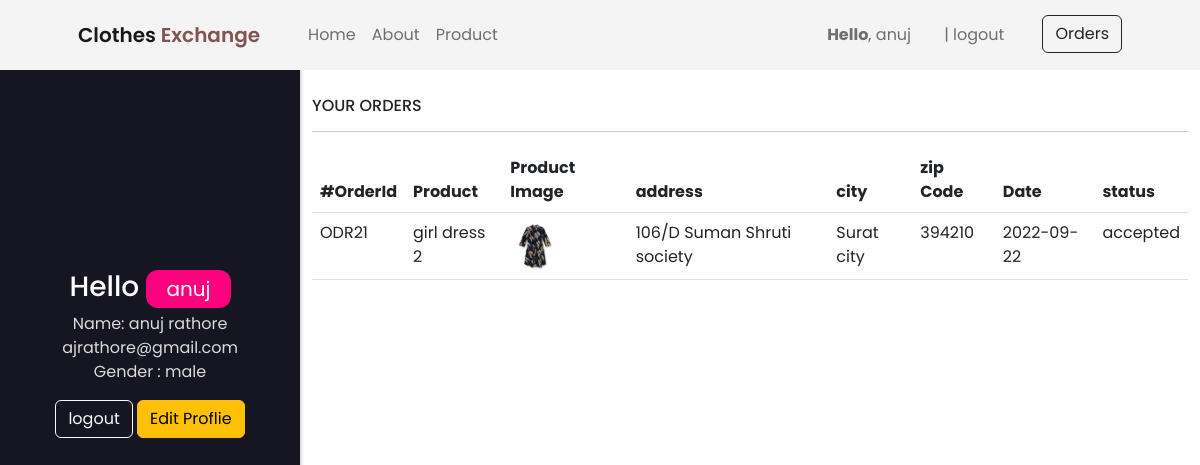
Screenshot of /profile.php (signed in) with the database file from the repository.
### tables this page shows
CREATE TABLE `users` (
  `id` int(11) NOT NULL,
  `first_name` varchar(200) NOT NULL,
  `last_name` varchar(200) NOT NULL,
  `email` varchar(200) NOT NULL,
  `gender` varchar(10) NOT NULL,
  `password` varchar(20) NOT NULL,
  `is_admin` tinyint(1) NOT NULL DEFAULT 0
);

CREATE TABLE `exchangeform` (
  `exchange_id` int(11) NOT NULL,
  `user_id` int(11) NOT NULL,
  `prod_id` int(11) NOT NULL,
  `address` text NOT NULL,
  `phone` varchar(12) NOT NULL,
  `city` varchar(200) NOT NULL,
  `zip_code` int(11) NOT NULL,
  `pick_date` date NOT NULL DEFAULT current_timestamp(),
  `status` varchar(200) NOT NULL DEFAULT 'pending'
);

CREATE TABLE `product` (
  `pid` int(10) NOT NULL,
  `name` varchar(50) DEFAULT NULL,
  `exchange` float DEFAULT NULL,
  `des` text NOT NULL,
  `pic` varchar(100) DEFAULT NULL
);

### profile.php (the view, shortened to what this page needs)
<!DOCTYPE html>
<html lang="en">
<head>
    <link href="https://cdn.jsdelivr.net/npm/bootstrap-icons@1.5.0/font/bootstrap-icons.css" rel="stylesheet" />
    <link href="css/bootstrap.min.css" rel="stylesheet" />
    <link rel="stylesheet" href="css/style.css">
</head>
<body>
    <?php
    include "conn.php";
    $email = $_SESSION['user'];
    $sql = "SELECT * FROM users WHERE email = '$email' ";
    $res = mysqli_query($conn, $sql);
    if (mysqli_num_rows($res) === 1) {
        $row = mysqli_fetch_assoc($res);
    }
    $cuid = $_SESSION['id'];
    $sql2 = "SELECT * FROM exchangeform WHERE user_id ='$cuid' ";
    $result2 = mysqli_query($conn, $sql2);
    if (mysqli_num_rows($result2) > 0) {
        $data2 = array();
        while ($rows = mysqli_fetch_assoc($result2)) {
            $data2[] = $rows;
        }
    }
    ?>
    <?php if (isset($_SESSION['user'])) { ?>
        <nav class="navbar navbar-expand-lg navbar-light bg-light">
            <div class="container px-4 px-lg-5">
                <a class="navbar-brand" href="index.html" style="font-weight:600 ;">Clothes <span style="color:#835353;"> Exchange</span></a>
                <div class="collapse navbar-collapse" id="navbarSupportedContent">
                    <ul class="navbar-nav me-auto mb-2 mb-lg-0 ms-lg-4">
                        <li class="nav-item"><a class="nav-link " aria-current="page" href="index.php">Home</a></li>
                        <li class="nav-item"><a class="nav-link" href="about.php">About</a></li>
                        <li class="nav-item"><a class="nav-link" href="product.php">Product</a></li>
                    </ul>
                    <div class="d-flex">
                        <ul class="navbar-nav me-auto mb-2 mb-lg-0 ms-lg-4">
                            <?php if (isset($_SESSION['user'])) { ?>
                                <li class="nav-item"><a class="nav-link" href=""><b>Hello</b>, <?php echo $_SESSION['name'] ?></a> </li>
                                <li class="nav-item"><a class="nav-link" href="logout.php"> &nbsp;&nbsp;&nbsp;&nbsp;| logout</a></li>
                                <form style="margin-left:30px">
                             <a class="btn btn-outline-dark" href="order.php">
                                    Orders
                            </a>
                            </form>
                            <?php } else { ?>
                                <li class="nav-item"><a class="nav-link" href="login.php">Login</a></li>
                                <li class="nav-item"><a class="nav-link" href="signup.php">Signup</a></li>
                            <?php } ?>
                        </ul>
                    </div>
                </div>
            </div>
        </nav>
        <div class="container-fluid">
            <div class="row">
                <div class="col-lg-3 profile-info">
                    <div class="pro-pic-bx">
                    </div>
                    <h3>Hello <span><?php echo $row['first_name']; ?></span></h3>
                    <p>Name: <?php echo $row['first_name'] . " " . $row['last_name']; ?><br><?php echo $row['email']; ?> <br>Gender : <?php echo $row['gender']; ?></p>
                    <a href="logout.php" class="btn btn-outline-light">logout</a>
                    <form action="edit_profile.php" method="post" style="display:inline-block;">
                        <input type="submit" class="btn btn-warning" value="Edit Proflie">
                    </form>
                </div>
                <div class="col-lg-9 mt-5 pt-5">
                    <h6>YOUR ORDERS</h6>
                    <hr>
                    <?php if (empty($data2)) {  ?>
                        <div style="text-align:center;margin-top:100px">
                        <p>No orders yet <br>
                        Go to product and grab deals </p>
                        <a href="product.php" class="btn btn-warning">Shopping</a>
                        </div>
                    <?php } else { ?>
                        <table class="table">
                        <thead>
                                <tr>
                                    <th scope="col">#OrderId</th>
                                    <th scope="col">Product</th>
                                    <th scope="col">Product Image</th>
                                    <th scope="col">address</th>
                                    <th scope="col">city</th>
                                    <th scope="col">zip Code</th>
                                    <th scope="col">Date</th>
                                    <th scope="col">status</th>
                                </tr>
                            </thead>
                            <tbody>
                                <?php foreach ($data2 as $row) { ?>
                                    <tr>
                                    <td><?php echo "ODR".$row['exchange_id']; ?></td>
                                        <td>
                                            <?php
                                             $prodid = $row['prod_id'];
                                             $myq = "SELECT * FROM product WHERE pid ='$prodid' ";
                                             $result3 = mysqli_query($conn,$myq);
                                             if($result3){
                                                $pdata = mysqli_fetch_assoc($result3);
                                             }
                                             echo $pdata['name'];
                                            ?>
                                        </td>
                                        <td> <img src="<?php echo $pdata['pic']; ?>" style="max-width:50px"></td>
                                        <td><?php echo $row['address']; ?></td>
                                        <td><?php echo $row['city']; ?></td>
                                        <td><?php echo $row['zip_code']; ?></td>
                                        <td><?php echo $row['pick_date']; ?></td>
                                        <td><?php echo $row['status']; ?></td>
                                    </tr>
                                <?php } ?>
                            <?php } ?>
                            </tbody>
                        </table>
                </div>
            </div>
        </div>
    <?php } else {
        header("location:index.php");
        exit();
    } ?>
</body>
</html>

### css/style.css (style rules this page uses)
* { font-family: 'poppins' , sans-serif !important; }
.navbar { padding: 15px!important; background:#f4f4f4 !important ; position: fixed; top:0;right:0;left:0; z-index: 10; }
.profile-info { padding-top: 100px; background:#161623; height: 100vh; text-align: center; box-shadow: rgba(0, 0, 0, 0.35) 0px 5px 15px; box-shadow: rgba(0, 0, 0, 0.15) 1.95px 1.95px 2.6px; }
.profile-info h3 { color:#fff; }
.profile-info p { color:#dadada; }
.profile-info h3 span { background:#ff007f; color:#fff; font-weight: 400; padding: 5px 20px; font-size: 20px; border-radius: 12px; }
.pro-pic-bx { width:150px; height:150px; margin:auto; margin-bottom: 20px; border-radius: 50%; overflow: hidden; }

### rows the page displays
users: first_name "anuj", last_name "rathore", email "ajrathore@gmail.com", gender "male"
exchangeform: exchange_id "21", prod.name "girl dress 2", prod.pic (picture), address "106/D Suman Shruti society", city "Surat city", zip_code "394210", pick_date "2022-09-22", status "accepted"

### other values shown
$_SESSION['name'] "anuj"
